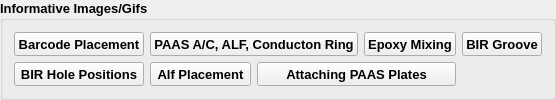
                 <widget class="QGroupBox" name="groupBox_12">
                  <property name="palette">
                   <palette>
                    <active/>
                    <inactive/>
                    <disabled/>
                   </palette>
                  </property>
                  <property name="font">
                   <font>
                    <pointsize>10</pointsize>
                    <weight>75</weight>
                    <bold>true</bold>
                   </font>
                  </property>
                  <property name="title">
                   <string>Informative Images/Gifs</string>
                  </property>
                  <layout class="QGridLayout" name="gridLayout_9">
                   <item row="0" column="0">
                    <widget class="QPushButton" name="barcode">
                     <property name="sizePolicy">
                      <sizepolicy hsizetype="Preferred" vsizetype="Preferred">
                       <horstretch>0</horstretch>
                       <verstretch>0</verstretch>
                      </sizepolicy>
                     </property>
                     <property name="palette">
                      <palette>
                       <active/>
                       <inactive/>
                       <disabled/>
                      </palette>
                     </property>
                     <property name="text">
                      <string>Barcode Placement</string>
                     </property>
                    </widget>
                   </item>
                   <item row="0" column="1" colspan="2">
                    <widget class="QPushButton" name="picone1">
                     <property name="sizePolicy">
                      <sizepolicy hsizetype="Preferred" vsizetype="Preferred">
                       <horstretch>0</horstretch>
                       <verstretch>0</verstretch>
                      </sizepolicy>
                     </property>
                     <property name="palette">
                      <palette>
                       <active/>
                       <inactive/>
                       <disabled/>
                      </palette>
                     </property>
                     <property name="text">
                      <string>PAAS A/C, ALF, Conducton Ring</string>
                     </property>
                    </widget>
                   </item>
                   <item row="0" column="3">
                    <widget class="QPushButton" name="picone2">
                     <property name="sizePolicy">
                      <sizepolicy hsizetype="Preferred" vsizetype="Preferred">
                       <horstretch>0</horstretch>
                       <verstretch>0</verstretch>
                      </sizepolicy>
                     </property>
                     <property name="palette">
                      <palette>
                       <active/>
                       <inactive/>
                       <disabled/>
                      </palette>
                     </property>
                     <property name="text">
                      <string>Epoxy Mixing</string>
                     </property>
                    </widget>
                   </item>
                   <item row="0" column="4">
                    <widget class="QPushButton" name="picone3">
                     <property name="sizePolicy">
                      <sizepolicy hsizetype="Preferred" vsizetype="Preferred">
                       <horstretch>0</horstretch>
                       <verstretch>0</verstretch>
                      </sizepolicy>
                     </property>
                     <property name="palette">
                      <palette>
                       <active/>
                       <inactive/>
                       <disabled/>
                      </palette>
                     </property>
                     <property name="text">
                      <string>BIR Groove</string>
                     </property>
                    </widget>
                   </item>
                   <item row="1" column="0">
                    <widget class="QPushButton" name="picone4">
                     <property name="sizePolicy">
                      <sizepolicy hsizetype="Preferred" vsizetype="Preferred">
                       <horstretch>0</horstretch>
                       <verstretch>0</verstretch>
                      </sizepolicy>
                     </property>
                     <property name="palette">
                      <palette>
                       <active/>
                       <inactive/>
                       <disabled/>
                      </palette>
                     </property>
                     <property name="text">
                      <string>BIR Hole Positions</string>
                     </property>
                    </widget>
                   </item>
                   <item row="1" column="1">
                    <widget class="QPushButton" name="picone5">
                     <property name="sizePolicy">
                      <sizepolicy hsizetype="Preferred" vsizetype="Preferred">
                       <horstretch>0</horstretch>
                       <verstretch>0</verstretch>
                      </sizepolicy>
                     </property>
                     <property name="palette">
                      <palette>
                       <active/>
                       <inactive/>
                       <disabled/>
                      </palette>
                     </property>
                     <property name="text">
                      <string>Alf Placement</string>
                     </property>
                    </widget>
                   </item>
                   <item row="1" column="2" colspan="2">
                    <widget class="QPushButton" name="paas_attach">
                     <property name="sizePolicy">
                      <sizepolicy hsizetype="Preferred" vsizetype="Preferred">
                       <horstretch>0</horstretch>
                       <verstretch>0</verstretch>
                      </sizepolicy>
                     </property>
                     <property name="palette">
                      <palette>
                       <active/>
                       <inactive/>
                       <disabled/>
                      </palette>
                     </property>
                     <property name="text">
                      <string>Attaching PAAS Plates</string>
                     </property>
                    </widget>
                   </item>
                  </layout>
                 </widget>
